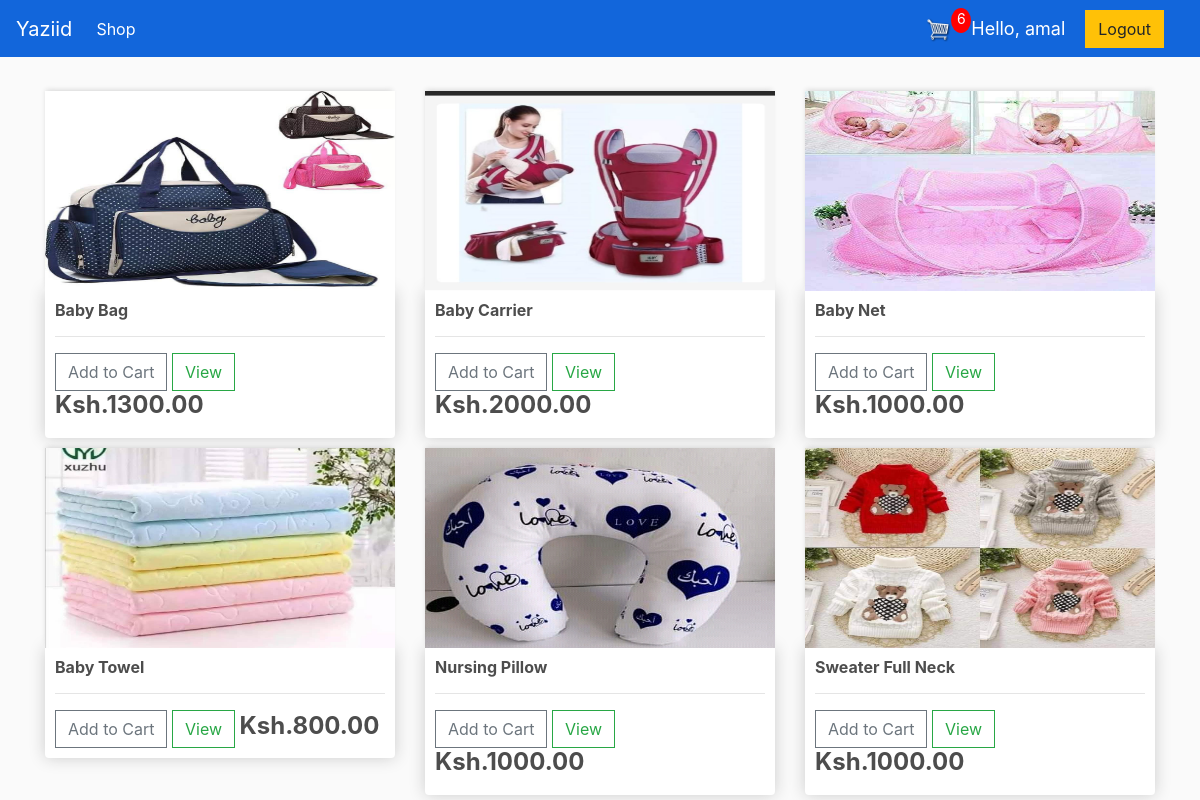
Screenshot of / (signed in) with the database file from the repository.
### shop/models.py (models this page shows, shortened)
class Product(models.Model):
	name = models.CharField(max_length=200)
	price = models.DecimalField(max_digits=7, decimal_places=2)
	digital = models.BooleanField(default=False, null=True, blank=True)
	image = models.ImageField(null=True, blank=True)
	@property
	def imageURL(self):
		try:
			url = self.image.url
		except:
			url = ''
		return url

### shop/views.py (the view)
# urls.py: path('', include('shop.urls')),
def shop(request):
	data = cartData(request)
	cartItems = data['cartItems']
	order = data['order']
	items = data['items']
	products = Product.objects.all()
	context = {'products':products, 'cartItems':cartItems}
	return render(request, 'shop/store.html', context)

### shop/models.py (called while the page is built)
	@property
	def get_cart_items(self):
		orderitems = self.orderitem_set.all()
		total = sum([item.quantity for item in orderitems])
		return total

### shop/utils.py (called while the page is built)
def cartData(request):
    if request.user.is_authenticated:
        try:
            customer = request.user.customer
        except Customer.DoesNotExist:
            customer = None
        order, created = Order.objects.get_or_create(customer=customer, complete=False)
        items = order.orderitem_set.all()
        cartItems = order.get_cart_items
    else:
        cookieData = cookieCart(request)
        cartItems = cookieData['cartItems']
        order = cookieData['order']
        items = cookieData['items']
    return {'cartItems':cartItems, 'order':order, 'items':items}

### shop/templates/shop/store.html
{% extends 'shop/main.html' %}
{% load static %}
{% block content %}
	<div class="row">
		{% for product in products %}
		<div class="col-lg-4">
			<img class="thumbnail" src="{{product.imageURL}}">
			<div class="box-element product">
				<h6><strong>{{product.name}}</strong></h6>
				<hr>
				<button data-product={{product.id}} data-action="add" class="btn btn-outline-secondary add-btn update-cart">Add to Cart</button>
				<a class="btn btn-outline-success" href="{% url 'product_detail' product.id %}">View</a>
				<h4 style="display: inline-block;"><strong>Ksh.{{product.price|floatformat:2}}</strong></h4>
			</div>
		</div>
		{% endfor %}
	</div>
{% endblock content %}

### shop/templates/shop/main.html (shortened to what this page needs)
<!DOCTYPE html>
{% load static %}
<html>
<head>
	<link rel="stylesheet" href="https://stackpath.bootstrapcdn.com/bootstrap/4.4.1/css/bootstrap.min.css">
	<link rel="stylesheet" type="text/css" href="{% static 'css/main.css' %}">
</head>
<body>
	<nav class="navbar navbar-expand-lg navbar-dark bg-dark">
		<a class="navbar-brand" href="{% url 'shop' %}">Yaziid</a>
		<div class="collapse navbar-collapse" id="navbarSupportedContent">
		<ul class="navbar-nav mr-auto">
			<li class="nav-item active">
			<a class="nav-link" href="{% url 'shop' %}">Shop<span class="sr-only">(current)</span></a>
			</li>
		</ul>
			<div class="form-inline my-2 my-lg-0">
				<a href="{% url 'cart' %}">
					<img  id="cart-icon" src="{% static 'images/6+cart.png' %}">
				</a>
				<p id="cart-total">{{cartItems}}</p>
			</div>
			<span class="hello-msg">Hello, {{request.user}}</span>
		</div>
				{% if request.user.is_authenticated %}
					<a class="btn btn-warning" href="{% url 'login' %}">Logout</a>
				{% else %}
					<a class="btn btn-warning" href="{% url 'shop' %}">Login</a>
				{% endif %}
		<span><a class="hello-msg" href="{% url 'logout' %}"></a></span>
	</nav>
    <div class="container">
            <br>
            {% block content %}
            {% endblock content %}
    </div>
</body>
</html>

### static/css/main.css (style rules this page uses)
body { background-color: hsl(0, 0%, 98%); }
h1,h2,h3,h4,h5,h6 { color:hsl(0, 0%, 30%); }
.box-element { box-shadow:hsl(0, 0%, 80%) 0 0 16px; background-color: #fff; border-radius: 4px; padding: 10px; }
.thumbnail { width: 100%; height: 200px; -webkit-box-shadow: -1px -3px 5px -2px rgba(214,214,214,1); -moz-box-shadow: -1px -3px 5px -2px rgba(214,214,214,1); box-shadow: -1px -3px 5px -2px rgba(214,214,214,1); }
.product { border-radius: 0 0 4px 4px; }
.bg-dark { background-color: #1266db!important; }
#cart-icon { width:25px; display: inline-block; margin-left: 15px; }
#cart-total { display: block; text-align: center; color:#fff; background-color: red; width: 20px; height: 25px; border-radius: 50%; font-size: 14px; }
.col-lg-4, .col-lg-6, .col-lg-8, .col-lg-12 { margin-top: 10px; }
.btn { border-radius: 0; }

### shop/templates/shop/main.html (style rules this page uses)
.hello-msg { font-size: 18px; color: rgb(255, 255, 255); margin-right: 20px; }

### rows the page displays
Product: imageURL (picture), name "Baby Bag", price "1300.00"
Product: imageURL (picture), name "Baby Carrier", price "2000.00"
Product: imageURL (picture), name "Baby Net", price "1000.00"
Product: imageURL (picture), name "Baby Towel", price "800.00"
Product: imageURL (picture), name "Nursing Pillow", price "1000.00"
Product: imageURL (picture), name "Sweater Full Neck", price "1000.00"

### other values shown
{{ cartItems }} "6"
{{ request.user }} "amal"
